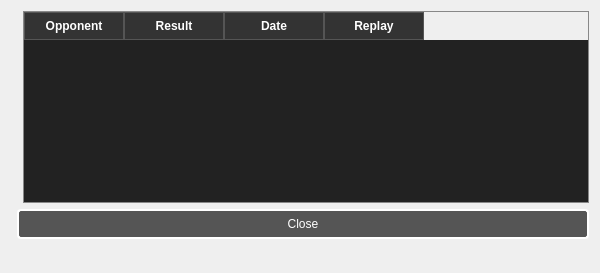
<?xml version="1.0" encoding="UTF-8"?>
<ui version="4.0">
 <class>GameHistoryWindow</class>
 <widget class="QWidget" name="GameHistoryWindow">
  <property name="geometry">
   <rect>
    <x>0</x>
    <y>0</y>
    <width>600</width>
    <height>273</height>
   </rect>
  </property>
  <property name="sizePolicy">
   <sizepolicy hsizetype="Preferred" vsizetype="Preferred">
    <horstretch>0</horstretch>
    <verstretch>0</verstretch>
   </sizepolicy>
  </property>
  <property name="windowTitle">
   <string>Form</string>
  </property>
  <property name="styleSheet">
   <string notr="true">QWidget {
	border-image: url(:/img/img/HomePage.png) 0 0 0 0 stretch stretch;
    background-repeat: no-repeat;
    background-position: center;
}

QLineEdit {
    background-color: #444444;
    color: white;
    border: 1px solid #888888;
    padding: 4px;
}

QLabel {
    color: white;
}

QPushButton {
    background-color: #555555;
    color: white;
    border: 1px solid #888888;
    padding: 6px;
    border-radius: 4px;
}

QPushButton:hover {
    background-color: #666666;
}

QPushButton:pressed {
    background-color: #333333;
}

</string>
  </property>
  <layout class="QFormLayout" name="formLayout_2">
   <item row="0" column="1">
    <layout class="QFormLayout" name="formLayout">
     <item row="0" column="1">
      <widget class="QTableWidget" name="historyTable">
       <property name="sizePolicy">
        <sizepolicy hsizetype="Preferred" vsizetype="Preferred">
         <horstretch>0</horstretch>
         <verstretch>0</verstretch>
        </sizepolicy>
       </property>
       <property name="styleSheet">
        <string notr="true">QWidget {
	border-image: url(:/img/img/HomePage.png) 0 0 0 0 stretch stretch;
    background-repeat: no-repeat;
    background-position: center;
}
QLineEdit {
    border-image: url(:/img/img/gray.jpg) 0 0 0 0 stretch stretch;
    color: white;
    border: 1px solid #888888;
    padding: 4px;
}

QLabel {
    border-image: url(:/img/img/gray.jpg) 0 0 0 0 stretch stretch;
    color: white;
}

QPushButton {
    background-color: #555555;
    color: white;
    border: 1px solid #888888;
    padding: 6px;
    border-radius: 4px;
    border-image: url(:/img/img/gray.jpg) 0 0 0 0 stretch stretch;

}

QPushButton:hover {
    background-color: #666666;
}

QPushButton:pressed {
    background-color: #333333;
}

QTableWidget {
    color: white;
    background-color: #222222;
    gridline-color: #666666;
    selection-background-color: #444444;
    selection-color: white;
    border: 1px solid #888888;
}

QHeaderView::section {
    color: white;
    background-color: #333333;
    font-weight: bold;
    padding: 4px;
    border: 1px solid #555555;
}
</string>
       </property>
       <property name="columnCount">
        <number>4</number>
       </property>
       <column>
        <property name="text">
         <string>Opponent</string>
        </property>
        <property name="background">
         <color>
          <red>255</red>
          <green>255</green>
          <blue>255</blue>
         </color>
        </property>
        <property name="foreground">
         <brush brushstyle="NoBrush">
          <color alpha="255">
           <red>255</red>
           <green>255</green>
           <blue>255</blue>
          </color>
         </brush>
        </property>
       </column>
       <column>
        <property name="text">
         <string>Result</string>
        </property>
        <property name="background">
         <color>
          <red>255</red>
          <green>255</green>
          <blue>255</blue>
         </color>
        </property>
        <property name="foreground">
         <brush brushstyle="NoBrush">
          <color alpha="255">
           <red>255</red>
           <green>255</green>
           <blue>255</blue>
          </color>
         </brush>
        </property>
       </column>
       <column>
        <property name="text">
         <string>Date</string>
        </property>
        <property name="background">
         <color>
          <red>255</red>
          <green>255</green>
          <blue>255</blue>
         </color>
        </property>
        <property name="foreground">
         <brush brushstyle="NoBrush">
          <color alpha="255">
           <red>255</red>
           <green>255</green>
           <blue>255</blue>
          </color>
         </brush>
        </property>
       </column>
       <column>
        <property name="text">
         <string>Replay</string>
        </property>
        <property name="background">
         <color>
          <red>255</red>
          <green>255</green>
          <blue>255</blue>
         </color>
        </property>
        <property name="foreground">
         <brush brushstyle="NoBrush">
          <color alpha="255">
           <red>255</red>
           <green>255</green>
           <blue>255</blue>
          </color>
         </brush>
        </property>
       </column>
      </widget>
     </item>
    </layout>
   </item>
   <item row="1" column="1">
    <widget class="QPushButton" name="closeButton">
     <property name="sizePolicy">
      <sizepolicy hsizetype="Expanding" vsizetype="Fixed">
       <horstretch>0</horstretch>
       <verstretch>0</verstretch>
      </sizepolicy>
     </property>
     <property name="styleSheet">
      <string notr="true">QWidget {
	border-image: rgb(177, 177, 177);
    background-repeat: no-repeat;
    background-position: center;
}
QPushButton {
    background-color: #555555;
    color: white;
    border: 2px solid white;     /* white border */
    padding: 6px;
    border-radius: 4px;
}

QPushButton:hover {
    background-color: #666666;
}

QPushButton:pressed {
    background-color: #333333;
}</string>
     </property>
     <property name="text">
      <string>Close</string>
     </property>
     <property name="iconSize">
      <size>
       <width>20</width>
       <height>20</height>
      </size>
     </property>
    </widget>
   </item>
  </layout>
 </widget>
 <resources/>
 <connections/>
</ui>
